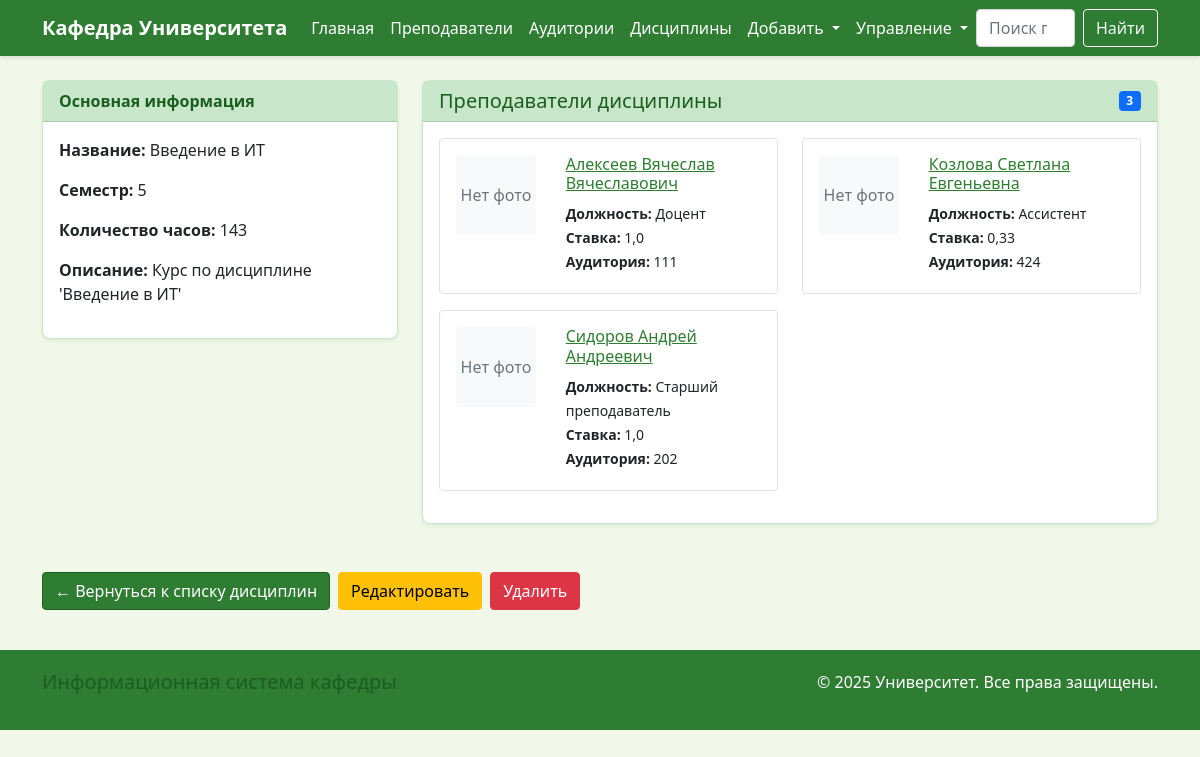
The app's page /disciplines/21/ with its own data.
### department/models.py (models this page shows, shortened)
class Discipline(models.Model):
    name = models.CharField(max_length=200, verbose_name="Название дисциплины")
    semester = models.IntegerField(
        verbose_name="Семестр",
        validators=[MinValueValidator(1), MaxValueValidator(12)]
    )
    hours = models.IntegerField(verbose_name="Количество часов")
    description = models.TextField(verbose_name="Описание", blank=True)
    class Meta:
        verbose_name = "Дисциплина"
        verbose_name_plural = "Дисциплины"
        ordering = ['semester', 'name']

class Teacher(models.Model):
    last_name = models.CharField(max_length=100, verbose_name="Фамилия")
    first_name = models.CharField(max_length=100, verbose_name="Имя")
    middle_name = models.CharField(max_length=100, verbose_name="Отчество", blank=True)
    email = models.EmailField(verbose_name="Email")
    phone = models.CharField(max_length=20, verbose_name="Телефон")
    position = models.CharField(max_length=100, verbose_name="Должность")
    academic_degree = models.CharField(max_length=100, verbose_name="Ученая степень", blank=True)
    employment_date = models.DateField(verbose_name="Дата приема на работу")
    FULL_TIME = 'full'
    PART_TIME = 'part'
    EMPLOYMENT_CHOICES = [
        (FULL_TIME, 'Полная ставка'),
        (PART_TIME, 'Неполная ставка'),
    ]
    employment_type = models.CharField(
        max_length=10,
        choices=EMPLOYMENT_CHOICES,
        default=FULL_TIME,
        verbose_name="Тип занятости"
    )
    rate = models.FloatField(
        verbose_name="Ставка",
        validators=[MinValueValidator(0.1), MaxValueValidator(1.0)],
        default=1.0
    )
    workplace = models.ForeignKey(
        Classroom,
        on_delete=models.SET_NULL,
        null=True,
        blank=True,
        verbose_name="Рабочее место",
        unique=True
    )
    disciplines = models.ManyToManyField(Discipline, verbose_name="Дисциплины", blank=True)
    additional_works = models.ManyToManyField(
        AdditionalWorkType,
        through='TeacherAdditionalWork',
        verbose_name="Дополнительные работы",
        blank=True
    )
    notes = models.TextField(verbose_name="Примечания", blank=True)
    photo = models.ImageField(upload_to='teachers/', verbose_name="Фотография", blank=True, null=True)
    class Meta:
        verbose_name = "Преподаватель"
        verbose_name_plural = "Преподаватели"
        ordering = ['last_name', 'first_name']

class Classroom(models.Model):
    room_number = models.CharField(max_length=10, verbose_name="Номер аудитории", unique=True)
    capacity = models.IntegerField(verbose_name="Вместимость", default=25)
    description = models.TextField(verbose_name="Описание", blank=True)
    class Meta:
        verbose_name = "Аудитория"
        verbose_name_plural = "Аудитории"
        ordering = ['room_number']

### department/views.py (the view)
# urls.py: path('disciplines/<int:pk>/', views.DisciplineDetailView.as_view(), name='discipline_detail'),
class DisciplineDetailView(DetailView):
    model = Discipline
    template_name = 'department/discipline_detail.html'
    context_object_name = 'discipline'

### templates/department/discipline_detail.html (shortened to what this page needs)
{% extends 'base.html' %}
{% block content %}
<div class="row">
    <div class="col-md-4">
        <div class="card mb-4">
            <div class="card-header">
                Основная информация
            </div>
            <div class="card-body">
                <p><strong>Название:</strong> {{ discipline.name }}</p>
                <p><strong>Семестр:</strong> {{ discipline.semester }}</p>
                <p><strong>Количество часов:</strong> {{ discipline.hours }}</p>
                {% if discipline.description %}
                <p><strong>Описание:</strong> {{ discipline.description }}</p>
                {% endif %}
            </div>
        </div>
    </div>
    <div class="col-md-8">
        <div class="card mb-4">
            <div class="card-header d-flex justify-content-between align-items-center">
                <h5 class="mb-0">Преподаватели дисциплины</h5>
                <span class="badge bg-primary">{{ discipline.teacher_set.count }}</span>
            </div>
            <div class="card-body">
                {% if discipline.teacher_set.all %}
                <div class="row">
                    {% for teacher in discipline.teacher_set.all %}
                    <div class="col-md-6 mb-3">
                        <div class="border rounded p-3">
                            <div class="row">
                                <div class="col-4">
                                    {% if teacher.photo %}
                                    <img src="{{ teacher.photo.url }}" alt="{{ teacher.full_name }}"
                                         class="img-fluid rounded" style="max-height: 80px;">
                                    {% else %}
                                    <div class="bg-light rounded d-flex align-items-center justify-content-center"
                                         style="width: 80px; height: 80px;">
                                        <span class="text-muted">Нет фото</span>
                                    </div>
                                    {% endif %}
                                </div>
                                <div class="col-8">
                                    <h6>
                                        <a href="{% url 'department:teacher_detail' teacher.pk %}">
                                            {{ teacher.last_name }} {{ teacher.first_name }} {{ teacher.middle_name }}
                                        </a>
                                    </h6>
                                    <p class="mb-1">
                                        <small>
                                            <strong>Должность:</strong> {{ teacher.position }}<br>
                                            <strong>Ставка:</strong> {{ teacher.rate }}<br>
                                            {% if teacher.workplace %}
                                            <strong>Аудитория:</strong> {{ teacher.workplace.room_number }}
                                            {% endif %}
                                        </small>
                                    </p>
                                </div>
                            </div>
                        </div>
                    </div>
                    {% endfor %}
                </div>
                {% else %}
                <p class="text-muted">На эту дисциплину не назначены преподаватели</p>
                {% endif %}
            </div>
        </div>
    </div>
</div>
<div class="mt-4 d-flex gap-2">
    <a href="{% url 'department:discipline_list' %}" class="btn btn-primary">
        ← Вернуться к списку дисциплин
    </a>
    <a href="{% url 'department:discipline_update' discipline.pk %}" class="btn btn-warning">
         Редактировать
    </a>
    <a href="{% url 'department:discipline_delete' discipline.pk %}" class="btn btn-danger">
         Удалить
    </a>
</div>
{% endblock %}

### templates/base.html (style rules this page uses)
:root { --primary-green: #2e7d32; --light-green: #4caf50; --dark-green: #1b5e20; --lighter-green: #c8e6c9; --bg-green: #f1f8e9; }
body { background-color: var(--bg-green); font-family: 'Segoe UI', Tahoma, Geneva, Verdana, sans-serif; }
.btn-primary { background-color: var(--primary-green); border-color: var(--dark-green); }
.card { border: 1px solid var(--lighter-green); border-radius: 8px; box-shadow: 0 2px 4px rgba(46, 125, 50, 0.1); }
.card-header { background-color: var(--lighter-green); color: var(--dark-green); font-weight: bold; }
h1, h2, h3, h4, h5, h6 { color: var(--dark-green); }
a { color: var(--primary-green); }

### records on screen
Discipline: name "Введение в ИТ", semester "5", hours "143", description "Курс по дисциплине 'Введение в ИТ'", teacher_set.count "3"
Teacher: photo "Нет фото", last_name "Алексеев", first_name "Вячеслав", middle_name "Вячеславович", position "Доцент", rate "1,0", workplace.room_number "111"
Teacher: photo "Нет фото", last_name "Козлова", first_name "Светлана", middle_name "Евгеньевна", position "Ассистент", rate "0,33", workplace.room_number "424"
Teacher: photo "Нет фото", last_name "Сидоров", first_name "Андрей", middle_name "Андреевич", position "Старший преподаватель", rate "1,0", workplace.room_number "202"
